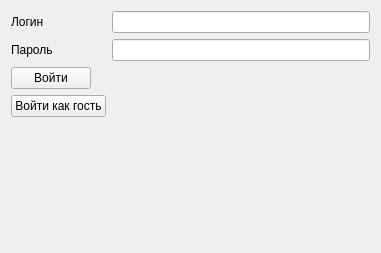
<?xml version="1.0" encoding="UTF-8"?>
<ui version="4.0">
    <class>Form</class>
    <widget class="QWidget" name="Form">
        <property name="geometry">
            <rect>
                <x>0</x>
                <y>0</y>
                <width>381</width>
                <height>253</height>
            </rect>
        </property>
        <property name="windowTitle">
            <string>Form</string>
        </property>
        <layout class="QGridLayout" name="gridLayout_2">
            <item row="0" column="0">
                <layout class="QGridLayout" name="gridLayout">
                    <item row="1" column="1">
                        <layout class="QFormLayout" name="formLayout">
                            <item row="0" column="0">
                                <widget class="QLabel" name="login_label">
                                    <property name="text">
                                        <string>Логин</string>
                                    </property>
                                </widget>
                            </item>
                            <item row="0" column="1">
                                <widget class="QLineEdit"
                                        name="login_line_edit"/>
                            </item>
                            <item row="1" column="0">
                                <widget class="QLabel" name="password_label">
                                    <property name="text">
                                        <string>Пароль</string>
                                    </property>
                                </widget>
                            </item>
                            <item row="1" column="1">
                                <widget class="QLineEdit"
                                        name="password_line_Edit"/>
                            </item>
                            <item row="2" column="0">
                                <widget class="QPushButton"
                                        name="login_button">
                                    <property name="text">
                                        <string>Войти</string>
                                    </property>
                                </widget>
                            </item>
                            <item row="3" column="0">
                                <widget class="QPushButton"
                                        name="login_as_guest_button">
                                    <property name="text">
                                        <string>Войти как гость</string>
                                    </property>
                                </widget>
                            </item>
                        </layout>
                    </item>
                </layout>
            </item>
        </layout>
    </widget>
    <resources/>
    <connections/>
</ui>
